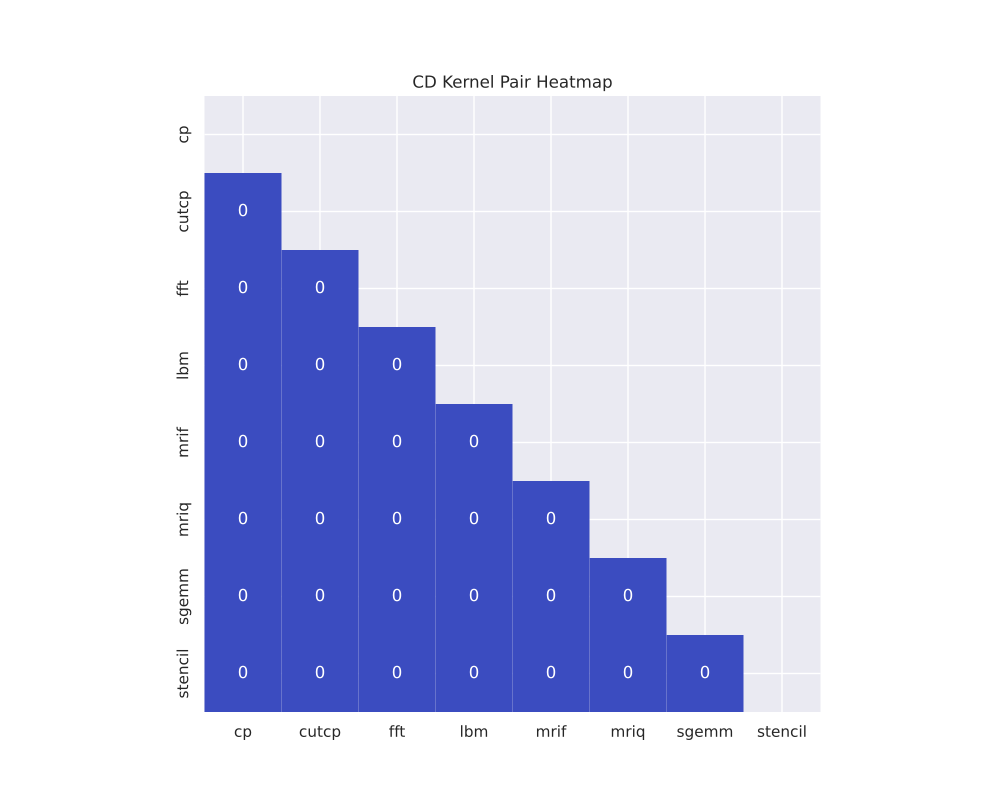

Here is the Python script that generated this plot:
import seaborn as sns
import matplotlib.pyplot as plt
import numpy as np
import pandas as pd

# 列名
columns = ["cp", "cutcp", "fft", "lbm", "mrif", "mriq", "sgemm", "stencil"]

raw_data = np.zeros((8, 8))
# 创建一个空的8x8数据框
data = pd.DataFrame(raw_data, columns=columns, index=columns)

data_dic = {
    "cp_cutcp": -40.35043386,
    "cp_fft": 37.276538,
    "cp_lbm": -29.97889276,
    "cp_mrif": -45.05903255,
    "cp_mriq": -69.69457717,
    "cp_sgemm": 25.090622,
    "cp_stencil": -10.86129325,
    "cutcp_fft": 16.688124,
    "cutcp_lbm": -20.20935931,
    "cutcp_mrif": -28.87452205,
    "cutcp_mriq": -60.2306274,
    "cutcp_sgemm": 24.291255,
    "cutcp_stencil": -30.70709167,
    "fft_lbm": 36.007825,
    "fft_mrif": -5.688244726,
    "fft_mriq": 22.682115,
    "fft_sgemm": 32.71188502,
    "fft_stencil": 36.887692,
    "lbm_mrif": 39.07497319,
    "lbm_mriq": 32.641743,
    "lbm_sgemm": 13.66099623,
    "lbm_stencil": -45.84286082,
    "mrif_mriq": -13.6822231,
    "mrif_sgemm": 29.66036735,
    "mrif_stencil": 33.693033,
    "mriq_sgemm": 25.7554491,
    "mriq_stencil": -1.397512494,
    "sgemm_stencil": 6.841708278
}

# 创建一个对称的矩阵
for i in range(8):
    for j in range(i+1, 8):
        kernel1_name = columns[i]
        kernel2_name = columns[j]
        raw_data[i, j] = data_dic[kernel1_name + "_" + kernel2_name] / 100

#以corr的形状生成一个全为0的矩阵 
mask = np.zeros_like(raw_data)
#将mask的对角线及以上设置为True
#这部分就是对应要被遮掉的部分
mask[np.triu_indices_from(mask)] = True
# 使用seaborn绘制热力图
# 设置Times New Roman字体
sns.set_theme(font='Times New Roman')


plt.figure(figsize=(10, 8))
sns.heatmap(data, annot=True, cmap='coolwarm', cbar=False, square=True, mask=mask)
plt.title('CD Kernel Pair Heatmap')
plt.show()
plt.savefig('heatmap.pdf')
